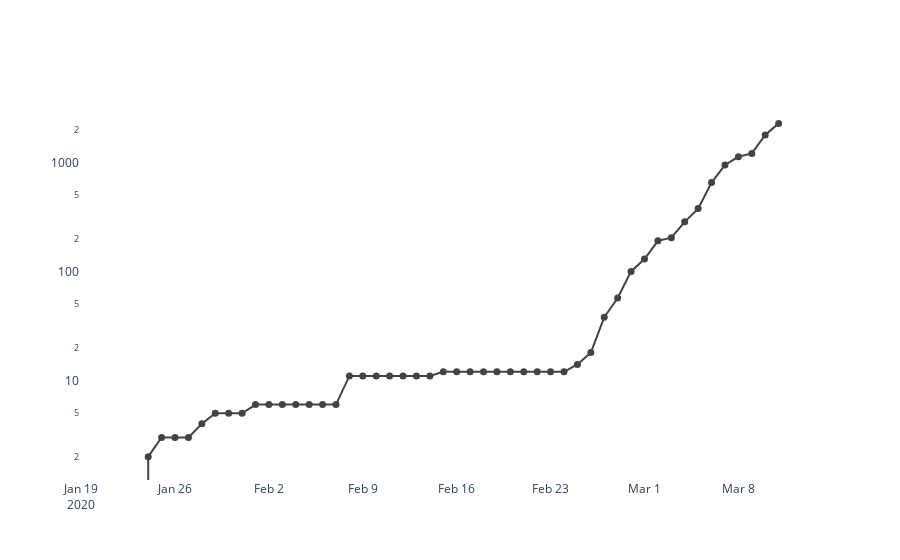

The notebook cell saved with this chart:
### Code cell
fig_go = go.Figure()
fig_go.add_trace(go.Scatter(
    mode='lines+markers',
    x=ts_fr.index, 
    y=ts_fr,  
    marker=dict(color='rgb(67,67,67)', size=7)
))
fig_go.update_layout(plot_bgcolor='white', yaxis_type="log")
fig_go.show()
